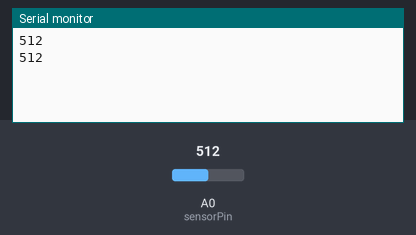
The sketch below on a simulated ESP8266 (NodeMCU). On the bench: the last lines printed to the serial monitor. Inputs (shaded band) come from the test bench; at power-on: A0 (sensorPin) = 512.

Above: at 1.8 s.
1.9 s: A0 (sensorPin) set to 716
At 2.8 s:
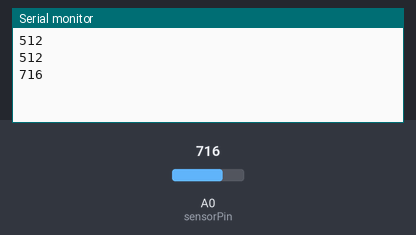
3.4 s: A0 (sensorPin) set to 900
At 4.8 s:
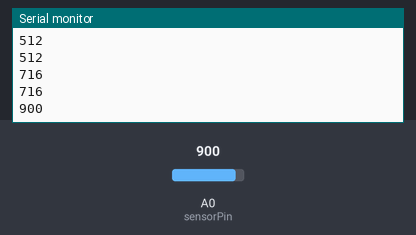
Timing chart, 0 to 6.4 s (numbered marks = the images above; inputs shaded):
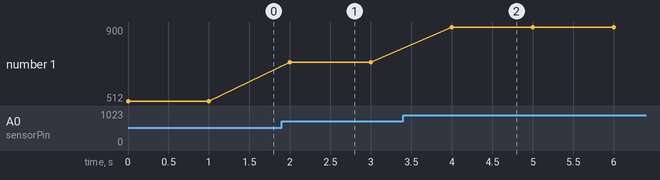

Measured:
- after the input at 1.9 s, the serial monitor: prints a new line after 0.10 s (image 1)
- after the input at 3.4 s, the serial monitor: prints a new line after 0.60 s (image 2)
- plotted number 1: 512 → 716 after the input at 1.9 s, 716 → 900 after the input at 3.4 s

The sketch:

ohmmeter.ino
```cpp
//Inisiasi variabel

#define digithree D3
#define digifour D4
#define digizero D0
#define digifive D5
#define digisix D6

const int sensorPin = A0;
int sensorValue = 0;
float Vin = 5;
float Vout= 0;
int Rref;
float R = 0;

void setup() {
  // put your setup code here, to run once:
  Serial.begin(9600);
  pinMode(digithree, INPUT);
  pinMode(digifour, INPUT);
  pinMode(digizero, INPUT);
  pinMode(digifive, INPUT);
  pinMode(digisix, INPUT);
  pinMode(sensorPin, INPUT);
}

void loop() {
  // put your main code here, to run repeatedly:
  readDigi();
  referenceFormula(Rref);
  Serial.println(sensorValue);
  delay(1000);
}

void readDigi(){
  if(digithree == HIGH){
    Rref = 100;
  } else if(digifour == HIGH){
    Rref = 1000;
  } else if(digizero == HIGH){
    Rref = 10000;
  } else if(digifive == HIGH){
    Rref = 100000;
  } else if(digisix == HIGH){
    Rref = 1000000;
  }
}

float referenceFormula(int Rref){
  sensorValue =  analogRead(sensorPin);
  Vout = (Vin * sensorValue) / 1023;
  R = Rref * (1/((Vin / Vout) - 1));
  return R;
}
```
